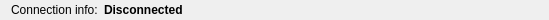
<?xml version="1.0" encoding="UTF-8"?>
<ui version="4.0">
 <class>tsm_w_sb</class>
 <widget class="QWidget" name="tsm_w_sb">
  <property name="geometry">
   <rect>
    <x>0</x>
    <y>0</y>
    <width>549</width>
    <height>20</height>
   </rect>
  </property>
  <property name="maximumSize">
   <size>
    <width>16777215</width>
    <height>20</height>
   </size>
  </property>
  <property name="windowTitle">
   <string>Form</string>
  </property>
  <layout class="QHBoxLayout" name="horizontalLayout">
   <property name="topMargin">
    <number>0</number>
   </property>
   <property name="bottomMargin">
    <number>0</number>
   </property>
   <item>
    <widget class="QLabel" name="label">
     <property name="text">
      <string>Connection info:</string>
     </property>
    </widget>
   </item>
   <item>
    <widget class="QLabel" name="lStatus">
     <property name="font">
      <font>
       <weight>75</weight>
       <bold>true</bold>
      </font>
     </property>
     <property name="text">
      <string>Disconnected</string>
     </property>
    </widget>
   </item>
   <item>
    <spacer name="horizontalSpacer">
     <property name="orientation">
      <enum>Qt::Horizontal</enum>
     </property>
     <property name="sizeHint" stdset="0">
      <size>
       <width>40</width>
       <height>20</height>
      </size>
     </property>
    </spacer>
   </item>
  </layout>
 </widget>
 <resources/>
 <connections/>
</ui>
